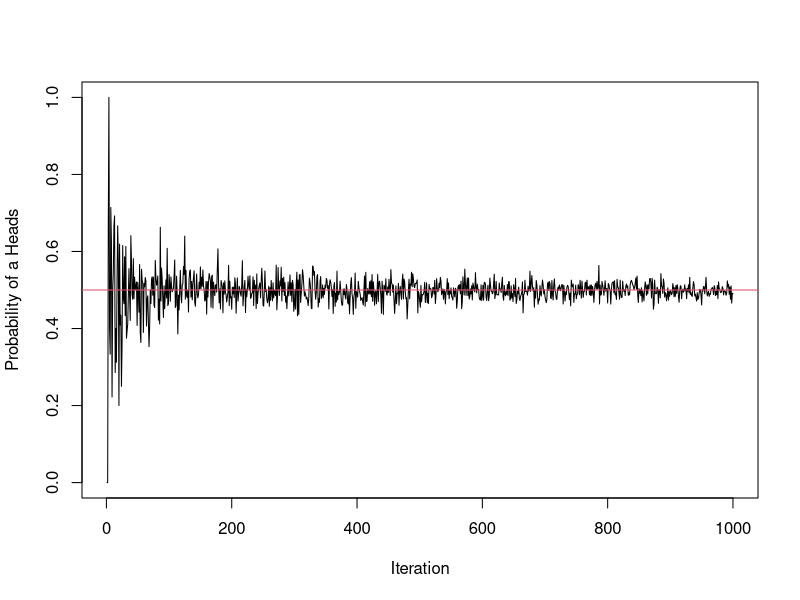

Source code (R):
## ---- chunk 1
set.seed(12345) 
# Set the seed for reproducible results. 
# This allows everyone running this document to get exactly the same numbers.
## ---- chunk 2
sample(0:1, 1, replace = T) 
# Flip one coin, and get an outcome of 0 = Tails or 1 = Heads

sample(0:1, 2, replace = T)
# Flip two coins.

sample(0:1, 3, replace = T)
# Flip three coins.
## ---- chunk 3
x = sample(0:1, 3, replace = T)
x
sum(x)
## ---- chunk 4
mean(x)
## ---- chunk 5
# Write a function that flips a fair coin n times
Flip1Coin = function(n) { 
  sample(0:1, n, replace=T)
}
## ---- chunk 6
Flip1Coin(30)
## ---- chunk 7
Prob.Flip1Coin = function(n) {
  x <- sample(0:1, n, replace=T)
  return(sum(x)/n) # this line calculates the observed proportion of heads
}
## ---- chunk 8
Prob.Flip1Coin(1)  
Prob.Flip1Coin(2)  
Prob.Flip1Coin(5)  
Prob.Flip1Coin(10) 
Prob.Flip1Coin(20) 
Prob.Flip1Coin(50) 
Prob.Flip1Coin(100)
## ---- chunk 9
ITER <- 1000
Prob <- rep(0, ITER)
# Creates a vector of length ITER to store all the different results.

for (i in 1:ITER) {
  Prob[i] <- Prob.Flip1Coin(i)
}
## ---- chunk 10
plot(1:ITER,Prob, type = "l", ylab = "Probability of a Heads", xlab = "Iteration")
abline(h=0.5,col=2)
## ---- chunk 11
sample(1:6, 10, replace = T) 
#Select a number from 1-6, ten times with replacement
## ---- chunk 12
RollDie <- function(n) {
  sample(1:6, n, replace = T)
}

RollDie(20)
# Rolls a die 20 times.
## ---- chunk 13
roll1 = rep(0, 100)
roll2 = rep(0, 100)
for (i in 1:100) {
  roll1[i] = RollDie(1)
  roll2[i] = RollDie(1)
}
## ---- chunk 14
#ANSWER: 
roll1 == roll2
## a vector of TRUEs and FALSEs that tell you whether the observed rolls were equal. 
## TRUE = 1, FALSE = 0, so the mean of this vector is the observed proportion of doubles.

mean(roll1 == roll2)
## ---- chunk 15
roll1 = rep(0, 10000)
roll2 = rep(0, 10000)
for (i in 1:10000) {
  roll1[i] = RollDie(1)
  roll2[i] = RollDie(1)
}

mean(roll1 == roll2)
## ---- chunk 16
## ANSWER:
flipcoin  <- function(n){
  sample(c(1,0),n, replace = TRUE)
}

flips <- list(length=8)
for (i in 1:8) {
  flips[[i]] <- flipcoin(10)
}

print(flips)
## ---- chunk 17
## Answer
nHeads <- rep(0, 1000)

for (i in 1:1000) {
  nHeads[i] <- sum(flipcoin(10))
}

print(table(nHeads))
## ---- chunk 18
## Answer (note: this has been outlined for you)

# Re-print the RollDie function for reference
RollDie <- function(n) {
  sample(1:6, n, replace = T)
}

# Make a vector of 1000 zeros called twoDiceRolls (to save the results of each game play)


# Use a 'for' loop to roll 2 die 1000 times and store their sum in the vector twoDiceRolls

## ---- chunk 19
## Insert your answer here


## ---- chunk 20
## Insert your answer here


## ---- chunk 21
## Insert your answer here


## ---- chunk 22
# Set the number of iterations to 10,000
nIter <- 10000 

# Create an vector of nIter 0s called Earning to store your earnings on each iteration

# play the game nIter times and store your earnings each time
for (i in 1:nIter){
  #change the code below to roll 2 die, take their sum, and save the result as: "Roll"
  Roll <- 2
  if(Roll==7){
    #insert code here to save (in ith location of Earning) the amount earned if you roll a 7 
  }
  #insert "else if" and "else" statements here to record earnings for other possible outcomes of Roll
}  

#Print the mean and sum of Earning

